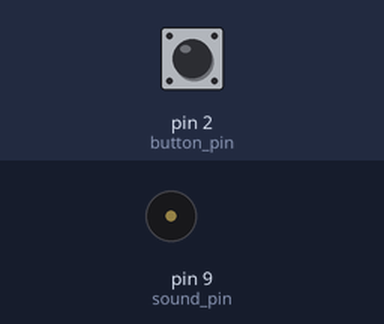
Recording of a sketch running on a simulated Arduino Uno, built with avr-gcc and run on an emulated ATmega328P. Parts: buzzer (waves = sounding). The inputs (shaded band) are chosen by the test bench; at power-on: pin 2 (button_pin) LOW.

Above: at 1.2 s.
1.3 s: pin 2 (button_pin) pulled HIGH for 0.15 s
At 1.38 s:
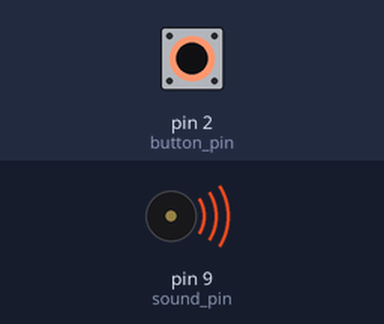
2.9 s: pin 2 (button_pin) pulled HIGH for 3.2 s
At 6.6 s:
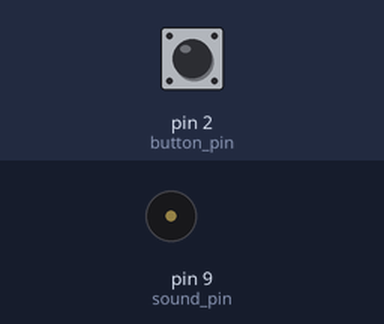
Timing chart, 0 to 8.1 s (numbered marks = the images above; inputs shaded):
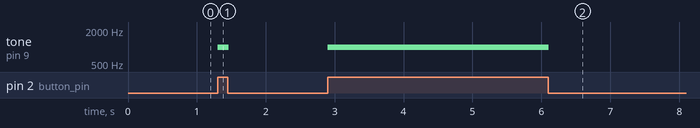

The sketch:

tone_minimal.ino
```cpp
const int button_pin = 2;
const int sound_pin = 9;

void setup() {
  pinMode(button_pin, INPUT);
  //tone()を使うときは3,11以外
  pinMode(sound_pin, OUTPUT);
}

void loop() {
  if (digitalRead(2) == HIGH) {
    tone(sound_pin, 1000);
  } else {
    noTone(sound_pin);
  }
  delay(20);
}
```

Measured:
- after the input at 1.3 s, tone on pin 9 (sound_pin): silent → 1000 Hz at once, → silent 0.16 s later
- after the input at 2.9 s, tone on pin 9 (sound_pin): silent → 1000 Hz at once, → silent 3.2 s later
